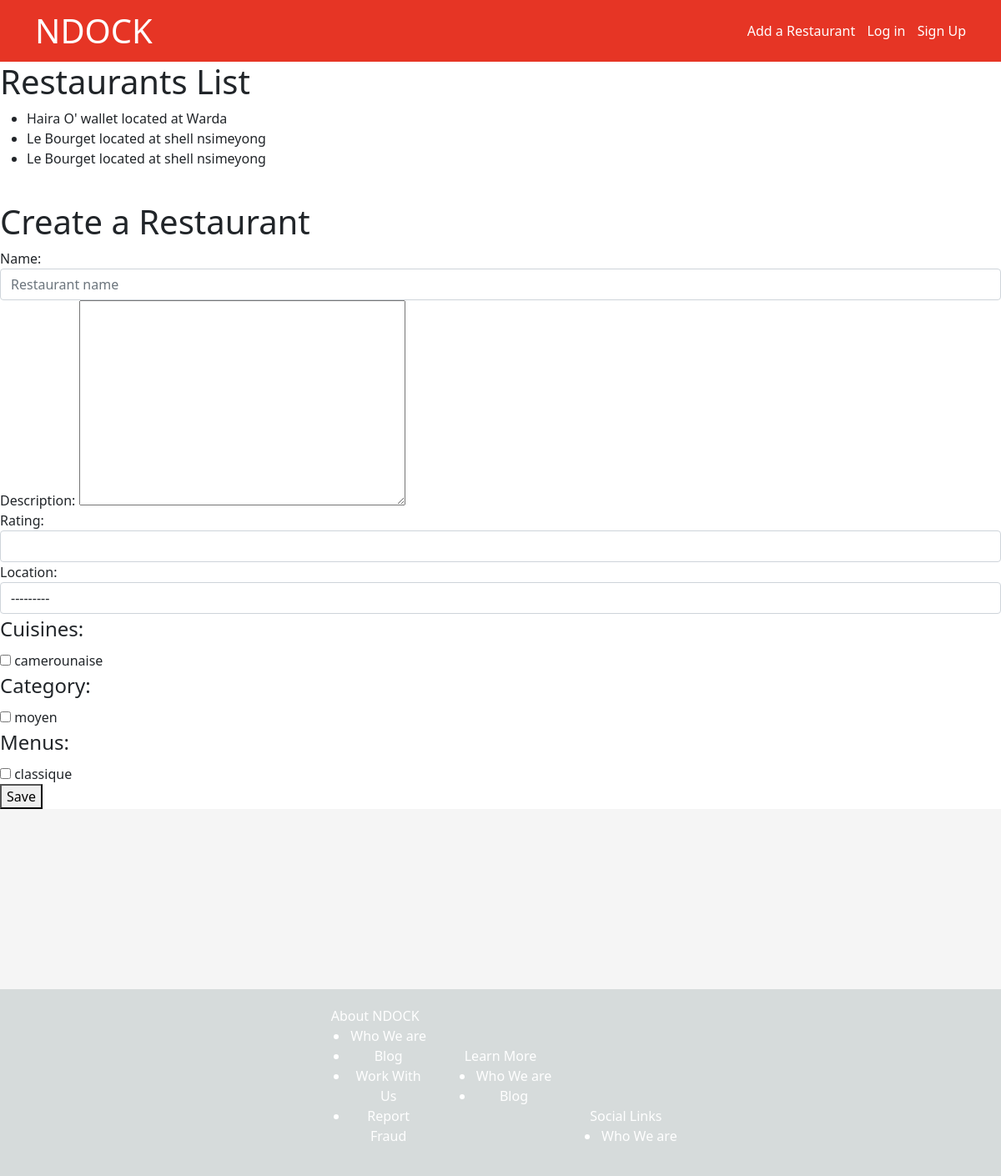
Before: / with the older database file.
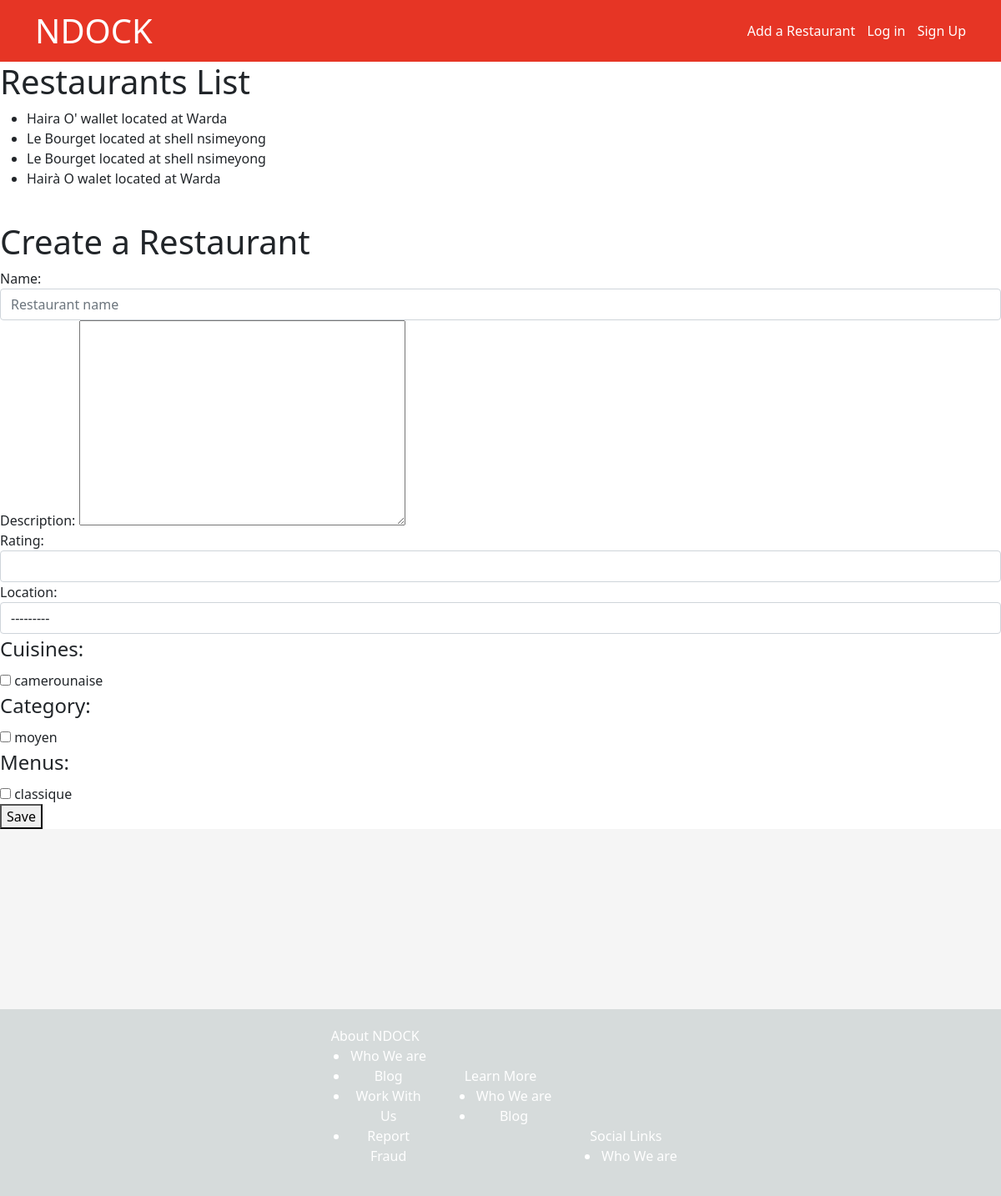
After: the same page with the newer database file.
### restaurant/models.py (models this page shows, shortened)
class Restaurant(models.Model):
    name = models.CharField(max_length=255)
    description = models.TextField(blank=True, null=True)
    rating = models.DecimalField(max_digits=3, decimal_places=2)
    location = models.ForeignKey(
        'Location', on_delete=models.CASCADE, related_name='restaurants')
    cuisines = models.ManyToManyField('Cuisine', related_name='restaurants')
    category = models.ManyToManyField(
        "MenuCategory", related_name='restaurants')
    menus = models.ManyToManyField('Menu', related_name='menu_restaurants')
    search_fields = ['name', 'location', 'cuisines', 'menus', 'category']

class Location(models.Model):
    name = models.CharField(max_length=255)
    lattide = models.CharField(max_length=255, blank=True, null=True)
    longitude = models.CharField(max_length=255, blank=True, null=True)
    def __str__(self):
        return f"{self.name}"

class Cuisine(models.Model):
    name = models.CharField(max_length=255)
    origin = models.CharField(max_length=255, blank=True, null=True)
    description = models.TextField(blank=True, null=True)
    def __str__(self):
        return f"{self.name}"

class MenuCategory(models.Model):
    name = models.CharField(max_length=255)
    description = models.TextField()
    def __str__(self):
        return f"{self.name}"

class Menu(models.Model):
    name = models.CharField(max_length=255)
    foods = models.ManyToManyField(Food, related_name='menus')
    categories = models.ManyToManyField('MenuCategory', related_name='menus')
    def __str__(self):
        return f"{self.name}"

### restaurant/views.py (the view, shortened to what this page needs)
# urls.py: path('', views.restaurant_list, name='restaurant_list'),
def restaurant_list(request):
    context = {}
    restaurants = Restaurant.objects.all()
    context['restaurants'] = restaurants
    form = RestaurantForm()
    context['form'] = form
    return render(request, 'restaurant/restaurant_list.html', context)

### restaurant/forms.py
class RestaurantForm(forms.ModelForm):
    class Meta:
        model = Restaurant
        fields = '__all__'
        widgets = {
            'name': forms.TextInput(attrs={'class': 'form-control', 'placeholder': 'Restaurant name'}),
            'description': forms.Textarea(),
            'rating': forms.NumberInput(attrs={'class': 'form-control'}),
            'location': forms.Select(attrs={'class': 'form-control'}),
            'cuisines': forms.CheckboxSelectMultiple(),
            'category': forms.CheckboxSelectMultiple(),
            'menus': forms.CheckboxSelectMultiple(),
        }

### templates/restaurant/restaurant_list.html (shortened to what this page needs)
{% extends "restaurant/base.html" %}
{% load static %}
    {% block content %}
    <h1>Restaurants List</h1>
    <ul>
      {% for restaurant in restaurants %}
      <li>{{ restaurant.name }} located at  {{ restaurant.location }}</li>
      {% endfor %}
    </ul>
    <br/>
    <h1>Create a Restaurant</h1>
    <form method="post">
        {{ form }}
        <button type="submit">Save</button>
    </form>
    {% endblock content %}

### templates/restaurant/base.html (shortened to what this page needs)
{% load static %}
<!DOCTYPE html>
<html lang="en">
  <head>
    <link rel="stylesheet" href="{% static 'css/style.css' %}" />
    <link
      href="https://cdn.jsdelivr.net/npm/bootstrap@5.0.2/dist/css/bootstrap.min.css"
      rel="stylesheet"
    />
  </head>
  <body>
    <nav class="navbar">
      <div class="container">
        <div class="navbar-brand">
          <h1>NDOCK</h1>
        </div>
        <div class="navbar-menu">
          <a class="navbar-item" href="{% url 'restaurant:restaurant_list' %}">Add a Restaurant</a>
          <a class="navbar-item" href="{% url 'restaurant:login' %}">Log in</a>
          <a class="navbar-item" href="{% url 'restaurant:signup' %}"
            >Sign Up</a
          >
        </div>
      </div>
    </nav>
    {% block content %}{% endblock content %}
    <section class="restaurants-section">
    </section>
    <footer class="footer">
      <div class="container">
        <div class="row">
          <div class="col align-self-start">
            About NDOCK
            <ul>
              <li>Who We are</li>
              <li>Blog</li>
              <li>Work With Us</li>
              <li>Report Fraud</li>
            </ul>
          </div>
          <div class="col align-self-center">Learn More
            <ul>
              <li>Who We are</li>
              <li>Blog</li>
            </ul>
          </div>
          <div class="col align-self-end">Social Links
            <ul>
              <li>Who We are</li>
            </ul>
          </div>
        </div>
      </div>
    </footer>
  </body>
</html>

### static/css/style.css (style rules this page uses)
html, body { margin: 0; padding: 0; }
.navbar { background-color: #e63525; color: #fff; padding: 10px 0; }
.navbar .container { display: flex; justify-content: space-between; align-items: center; }
.navbar-brand h1 { margin: 0; color: #fff; }
.navbar-menu .navbar-item { margin-left: 10px; text-decoration: none; color: #fff; }
.restaurants-section { padding: 100px 0; background-color: #f5f5f5; }
.footer { background-color: #d6dbdb; color: #fff; padding: 20px 0; text-align: center; }
.footer .container { display: flex; justify-content: center; align-items: center; }

Changed rows visible on the page:
added Restaurant: name "Hairà O walet", location "Warda"
